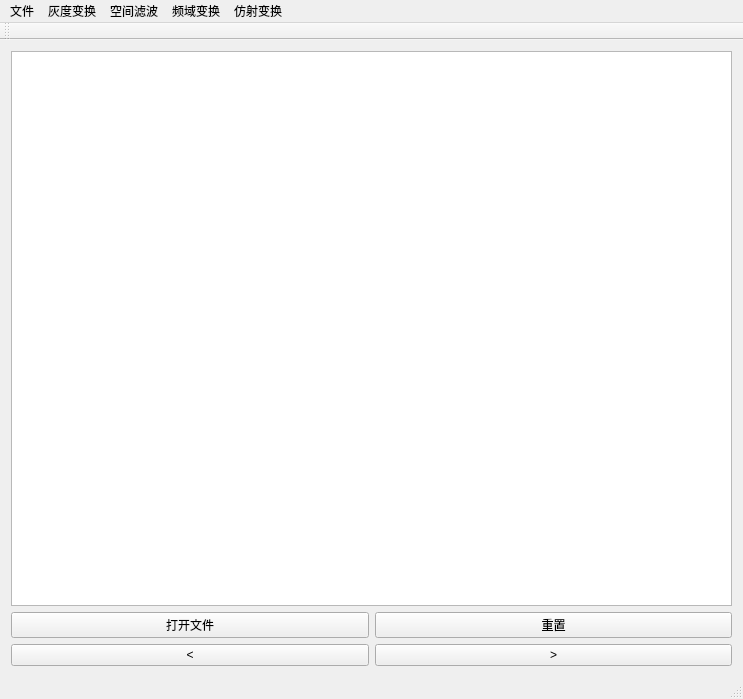
<?xml version="1.0" encoding="UTF-8"?>
<ui version="4.0">
 <class>MainWindow</class>
 <widget class="QMainWindow" name="MainWindow">
  <property name="geometry">
   <rect>
    <x>0</x>
    <y>0</y>
    <width>743</width>
    <height>699</height>
   </rect>
  </property>
  <property name="windowTitle">
   <string>MainWindow</string>
  </property>
  <widget class="QWidget" name="centralWidget">
   <layout class="QVBoxLayout" name="verticalLayout">
    <item>
     <widget class="QGraphicsView" name="Iv"/>
    </item>
    <item>
     <layout class="QGridLayout" name="gridLayout">
      <item row="0" column="0">
       <widget class="QPushButton" name="OfBt">
        <property name="text">
         <string>打开文件</string>
        </property>
       </widget>
      </item>
      <item row="0" column="1">
       <widget class="QPushButton" name="RestBt">
        <property name="text">
         <string>重置</string>
        </property>
       </widget>
      </item>
      <item row="1" column="0">
       <widget class="QPushButton" name="LBt">
        <property name="text">
         <string>&lt;</string>
        </property>
       </widget>
      </item>
      <item row="1" column="1">
       <widget class="QPushButton" name="RBt">
        <property name="text">
         <string>&gt;</string>
        </property>
       </widget>
      </item>
     </layout>
    </item>
   </layout>
  </widget>
  <widget class="QMenuBar" name="menuBar">
   <property name="geometry">
    <rect>
     <x>0</x>
     <y>0</y>
     <width>743</width>
     <height>25</height>
    </rect>
   </property>
   <widget class="QMenu" name="menu">
    <property name="title">
     <string>灰度变换</string>
    </property>
    <addaction name="actionhuiduzhuanhuan"/>
    <addaction name="actionyansefanzhuan"/>
    <addaction name="actionduishubianhuan"/>
    <addaction name="actionhistagram"/>
    <addaction name="actionhuidutujunheng"/>
    <addaction name="actionHSVhist"/>
   </widget>
   <widget class="QMenu" name="menu_2">
    <property name="title">
     <string>空间滤波</string>
    </property>
    <addaction name="actionjuanji"/>
    <addaction name="actiongaosilvbohuidu"/>
    <addaction name="actiongaosimohu"/>
    <addaction name="actionzhongzhilvbohuidu"/>
    <addaction name="actionzhongzhilvbo"/>
    <addaction name="actionshaungbianmohu"/>
    <addaction name="actionpengzhang"/>
    <addaction name="actionfushi"/>
   </widget>
   <widget class="QMenu" name="menu_3">
    <property name="title">
     <string>文件</string>
    </property>
    <addaction name="actiondakai"/>
    <addaction name="actionsave"/>
   </widget>
   <widget class="QMenu" name="menu_4">
    <property name="title">
     <string>频域变换</string>
    </property>
    <addaction name="actionpinyutu"/>
    <addaction name="actionpinyutur"/>
   </widget>
   <widget class="QMenu" name="menu_5">
    <property name="title">
     <string>仿射变换</string>
    </property>
    <addaction name="actionshurujuzhen"/>
    <addaction name="actionxuanzhuan"/>
    <addaction name="actionsuofang"/>
    <addaction name="actionxieqie"/>
   </widget>
   <addaction name="menu_3"/>
   <addaction name="menu"/>
   <addaction name="menu_2"/>
   <addaction name="menu_4"/>
   <addaction name="menu_5"/>
  </widget>
  <widget class="QToolBar" name="mainToolBar">
   <attribute name="toolBarArea">
    <enum>TopToolBarArea</enum>
   </attribute>
   <attribute name="toolBarBreak">
    <bool>false</bool>
   </attribute>
  </widget>
  <widget class="QStatusBar" name="statusBar"/>
  <action name="actionhuiduzhuanhuan">
   <property name="text">
    <string>灰度转换</string>
   </property>
  </action>
  <action name="actionyansefanzhuan">
   <property name="text">
    <string>颜色反转</string>
   </property>
  </action>
  <action name="actionduishubianhuan">
   <property name="text">
    <string>对数变换</string>
   </property>
  </action>
  <action name="actionhistagram">
   <property name="text">
    <string>彩色RGB直方图均衡</string>
   </property>
  </action>
  <action name="actionhuidutujunheng">
   <property name="text">
    <string>灰度图均衡</string>
   </property>
  </action>
  <action name="actionHSVhist">
   <property name="text">
    <string>HSI直方图均衡</string>
   </property>
  </action>
  <action name="actionjuanji">
   <property name="text">
    <string>任意滤波器卷积</string>
   </property>
  </action>
  <action name="actiongaosimohu">
   <property name="text">
    <string>高斯滤波（rgb）</string>
   </property>
  </action>
  <action name="actionshaungbianmohu">
   <property name="text">
    <string>双边滤波</string>
   </property>
  </action>
  <action name="actionpengzhang">
   <property name="text">
    <string>膨胀</string>
   </property>
  </action>
  <action name="actionfushi">
   <property name="text">
    <string>腐蚀</string>
   </property>
  </action>
  <action name="actionzhongzhilvbo">
   <property name="text">
    <string>中值滤波（rgb）</string>
   </property>
  </action>
  <action name="actiongaosilvbohuidu">
   <property name="text">
    <string>高斯滤波（灰度）</string>
   </property>
  </action>
  <action name="actionzhongzhilvbohuidu">
   <property name="text">
    <string>中值滤波（灰度）</string>
   </property>
  </action>
  <action name="actiondakai">
   <property name="text">
    <string>打开文件</string>
   </property>
  </action>
  <action name="actionsave">
   <property name="text">
    <string>保存文件</string>
   </property>
  </action>
  <action name="actionpinyutu">
   <property name="text">
    <string>频域图(灰)</string>
   </property>
  </action>
  <action name="actionpinyutur">
   <property name="text">
    <string>频域图（RGB）</string>
   </property>
  </action>
  <action name="actionshurujuzhen">
   <property name="text">
    <string>平移矩阵</string>
   </property>
  </action>
  <action name="actionxuanzhuan">
   <property name="text">
    <string>旋转矩阵</string>
   </property>
  </action>
  <action name="actionsuofang">
   <property name="text">
    <string>缩放矩阵</string>
   </property>
  </action>
  <action name="actionxieqie">
   <property name="text">
    <string>斜切矩阵</string>
   </property>
  </action>
 </widget>
 <layoutdefault spacing="6" margin="11"/>
 <resources/>
 <connections/>
</ui>
